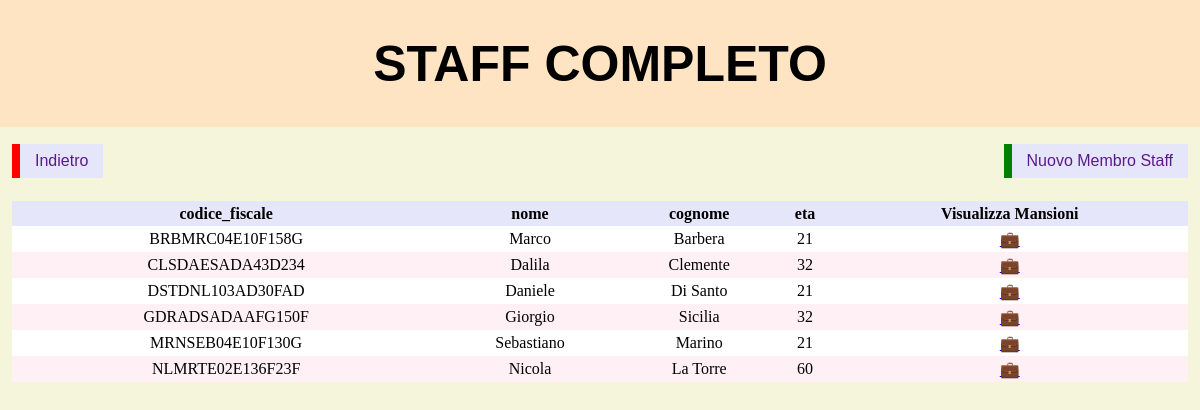
The page /php/visualizza/visualizza_staff.php (signed in) on the database its author committed.
### tables this page shows
CREATE TABLE `staff` (
  `codice_fiscale` varchar(16) NOT NULL,
  `nome` varchar(45) NOT NULL,
  `cognome` varchar(45) NOT NULL,
  `eta` int NOT NULL
);

### php/funzioni.php (the view, shortened to what this page needs)
<?php
function visualizza_tabella($connessione, $query, $modifica_file, $bottoni_aggiuntivi = array(), $campi_nascosti = array(), $tabella = null, $pk_field = 'id', $parametri_extra = array()) {
    $sql = "$query";
    if ($result = $connessione->query($sql)) {
        echo "<div class='contenitore-tabella'>";
        echo "<table><thead><tr>";
        $fields = $result->fetch_fields();
        foreach($fields as $field) {
            if(!in_array($field->name, $campi_nascosti)) {
                echo "<th>$field->name</th>";
            }
        }
        foreach ($bottoni_aggiuntivi as $button) {
            echo "<th>$button[name]</th>";
        }
        echo "</tr></thead><tbody>";
        while($row = $result->fetch_assoc()) {
            echo "<tr>";
            foreach($row as $key => $value) {
                if(!in_array($key, $campi_nascosti)) {
                    echo "<td>$value</td>";
                }
            }
            foreach ($bottoni_aggiuntivi as $button) {
                if (isset($button['parametro'])) {
                    $param_value = $row[$button['parametro']];
                    $query_params = [$button['parametro'] => $param_value];
                    $query_string = http_build_query($query_params);
                    echo "<td><a href='{$button['file']}?$query_string' class='bottone-azione'>{$button['label']}</a></td>";
                }
            }
            echo "</tr>";
        }
        echo "</tbody></table>";
        echo "</div>";
    } else {
        echo "Errore nella query: " . $connessione->error;
    }
}
function pulsante_inserimento($pagina_inserimento, $testo_pulsante = "Aggiungi") {
    echo "<a href='$pagina_inserimento' class='Redirect aggiungi'>$testo_pulsante</a>";
}
?>

### css/style.css (style rules this page uses)
body { background-color: beige; margin: 0; }
.Redirect, .Indietro { font-family: Arial; border: none; border-left: 8px solid red; background-color: lavender; display: inline-block; padding: 8px 15px; cursor: pointer; text-decoration: none; color: #591a8b; white-space: nowrap; font-size: 16px; margin: 5px 0; box-sizing: border-box; }
.Redirect.aggiungi { margin-left: auto; border-left-color: green; padding: 8px 15px; }
table { width: 100%; table-layout: auto; border-collapse: collapse; }
tr:nth-child(even) { background-color: lavenderblush; }
tr:nth-child(odd) { background-color: white; }
th { background-color: lavender; color: black; padding: 0.3%; }
td { text-align: center; padding: 0.3%; }
.contenitore-tabella { overflow-x: auto; width: 100%; padding: 0% 1% 1% 1%; box-sizing: border-box; }

### rows shown on the page
staff: codice_fiscale "BRBMRC04E10F158G", nome "Marco", cognome "Barbera", eta "21", label "💼"
staff: codice_fiscale "CLSDAESADA43D234", nome "Dalila", cognome "Clemente", eta "32", label "💼"
staff: codice_fiscale "DSTDNL103AD30FAD", nome "Daniele", cognome "Di Santo", eta "21", label "💼"
staff: codice_fiscale "GDRADSADAAFG150F", nome "Giorgio", cognome "Sicilia", eta "32", label "💼"
staff: codice_fiscale "MRNSEB04E10F130G", nome "Sebastiano", cognome "Marino", eta "21", label "💼"
staff: codice_fiscale "NLMRTE02E136F23F", nome "Nicola", cognome "La Torre", eta "60", label "💼"

### other values the page prints
$testo_pulsante "Nuovo Membro Staff"
$field->name "codice_fiscale"
$field->name "nome"
$field->name "cognome"
$field->name "eta"
$button[name] "Visualizza Mansioni"
